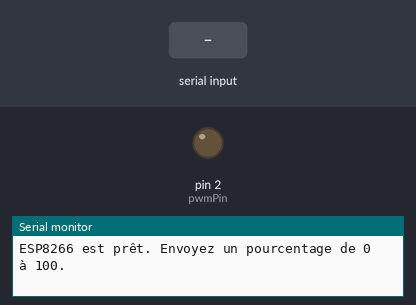
Recording of a sketch running on a simulated Arduino Uno, built for the host (arithmetic inside an expression is 32-bit, double 64-bit). Parts: output pins drawn as LEDs (lit = HIGH), the last lines printed to the serial monitor. Inputs (shaded band) come from the test bench.

Above: at 1.2 s.
1.3 s: "90,45\n" received over Serial
At 2.3 s:
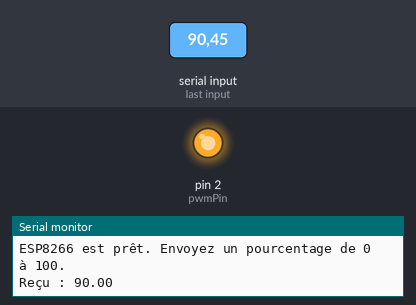
2.8 s: "30,150\n" received over Serial
At 3.4 s:
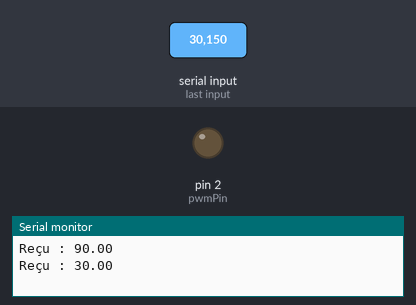
4.3 s: "90\n" received over Serial
At 4.6 s:
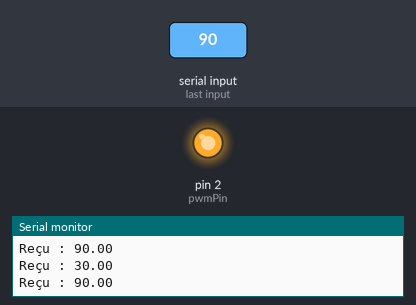
Timing chart, 0 to 7.3 s (numbered marks = the images above; inputs shaded):
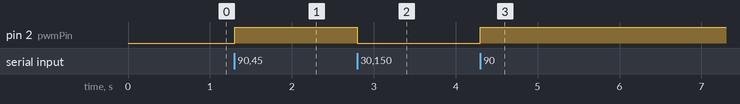

Measured:
- after the input at 1.3 s, pin 2 (pwmPin): LOW → HIGH at once
- after the input at 2.8 s, pin 2 (pwmPin): HIGH → LOW at once
- after the input at 4.3 s, pin 2 (pwmPin): LOW → HIGH at once

The sketch:

CarteSignal.ino
```cpp
const int pwmPin = 2;  // GPIO2 pour le signal PWM

void setup() {
  // Initialiser la communication série à 250000 bauds
  Serial.begin(250000);

  // Initialiser le port D4 comme une sortie pour le PWM
  pinMode(pwmPin, OUTPUT);

  // Afficher un message initial pour indiquer que l'ESP8266 est prêt
  Serial.println("ESP8266 est prêt. Envoyez un pourcentage de 0 à 100.");
}

void loop() {
  // Vérifier si des données sont disponibles sur le port série
  if (Serial.available() > 0) {
    // Lire la valeur reçue en pourcentage
    String received = Serial.readStringUntil('\n');
    float percentage = received.toFloat();  // Convertir la chaîne reçue en flottant

    // Limiter le pourcentage entre 0 et 100
    if (percentage < 0.0) percentage = 0.0;
    if (percentage > 100.0) percentage = 100.0;

    analogWriteFreq(30000);
    // Calculer la valeur de cycle de travail pour le PWM (de 0 à 1023)
    float dutyCycle = map(percentage, 0.0, 100.0, 0.0, 1023.0);

    // Ajuster le signal PWM sur le port D4
    analogWrite(pwmPin, (int)dutyCycle);

    if (percentage == 0.0)
    {
      Serial.println("Null");
    }
    else
    {
      // Afficher le pourcentage et le cycle de travail dans le moniteur série
      Serial.print("Reçu : ");
      Serial.println(percentage);
    }

  }
}
```
